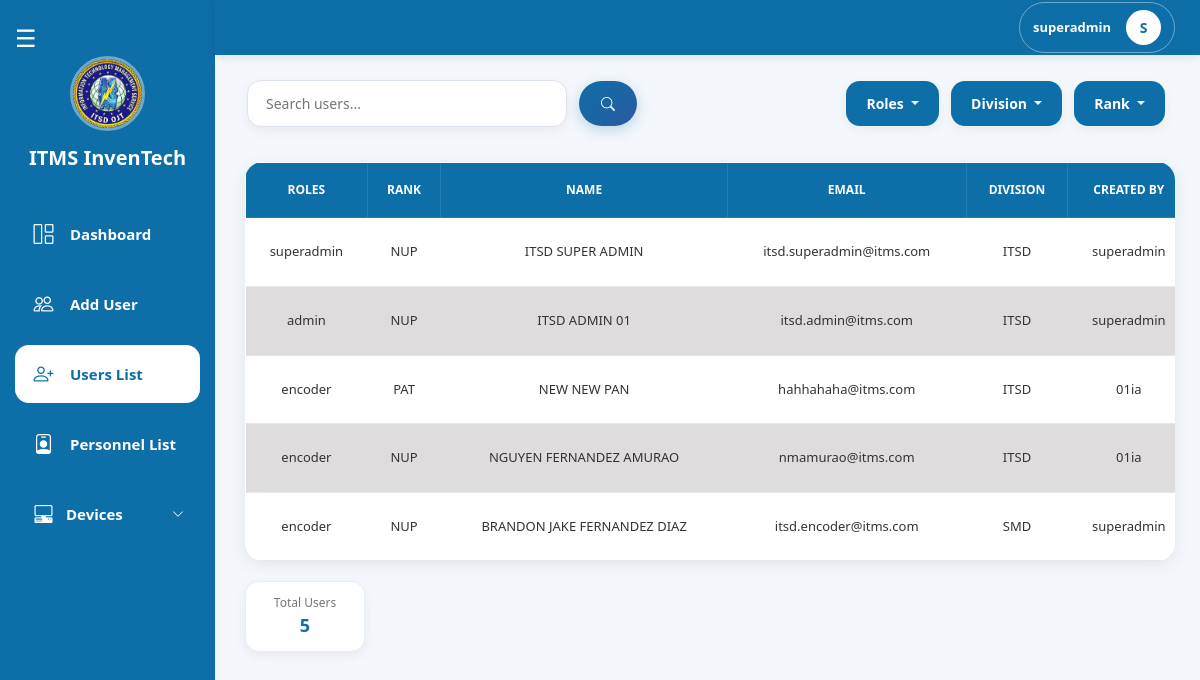
The page /pages/superadmin/users_list.php (signed in) on the database as committed earlier.
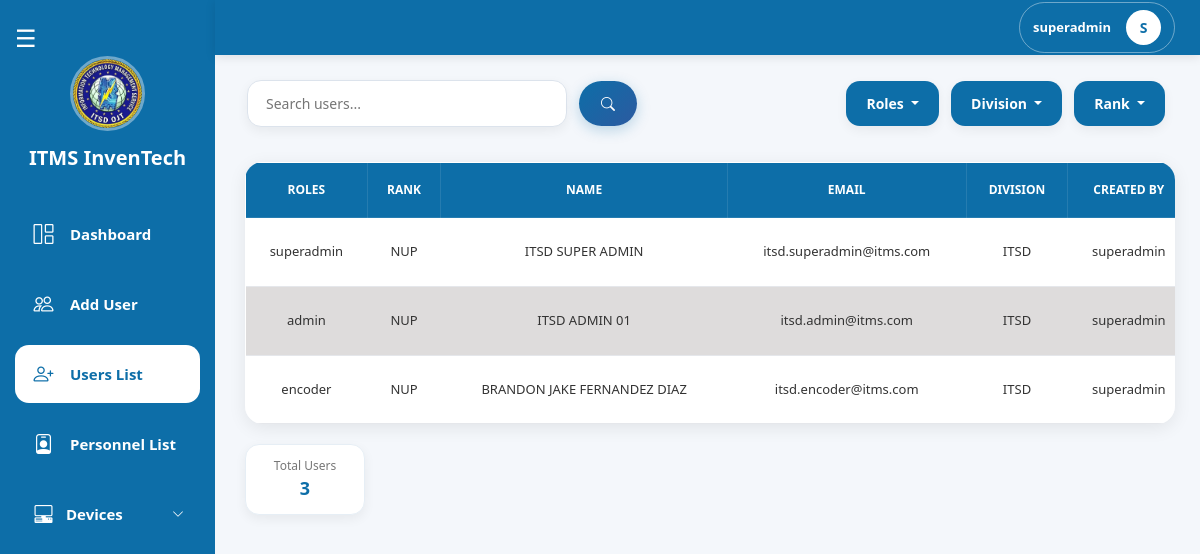
The same page on the database as committed later.
### tables this page shows
CREATE TABLE `users` (
  `id` int(11) NOT NULL,
  `role_id` int(11) NOT NULL,
  `division_id` int(11) NOT NULL,
  `email` varchar(255) NOT NULL,
  `password` varchar(255) NOT NULL,
  `rank_id` int(11) NOT NULL,
  `first_name` varchar(255) NOT NULL,
  `middle_name` varchar(255) DEFAULT NULL,
  `last_name` varchar(255) NOT NULL,
  `username` varchar(255) NOT NULL,
  `is_active` tinyint(1) NOT NULL DEFAULT 1,
  `creator_user_id` int(11) NOT NULL,
  `created_date` date NOT NULL DEFAULT current_timestamp(),
  `last_update_at` date DEFAULT NULL
);

CREATE TABLE `roles` (
  `id` int(11) NOT NULL,
  `role_name` varchar(255) NOT NULL
);

CREATE TABLE `ranks` (
  `id` int(11) NOT NULL,
  `rank` varchar(255) NOT NULL,
  `sort_order` int(11) DEFAULT 999
);

CREATE TABLE `divisions` (
  `id` int(11) NOT NULL,
  `division` varchar(100) NOT NULL
);

### pages/superadmin/users_list.php (the view, shortened to what the changed rows need)
<?php
include("../../config/db.php");
$limit  = 10;
$page   = max(1, (int)($_GET['page'] ?? 1));
$offset = ($page - 1) * $limit;
$search          = trim($_GET['search']    ?? '');
$roleFilters     = array_filter(array_map('intval', (array)($_GET['roles']     ?? [])));
$rankFilters     = array_filter(array_map('intval', (array)($_GET['ranks']     ?? [])));
$divisionFilters = array_filter(array_map('intval', (array)($_GET['divisions'] ?? [])));
$where  = "WHERE u.is_active = 1";
$params = [];
$types  = '';
$baseSql = "
    SELECT u.id, u.username, u.email, u.role_id, u.division_id, u.rank_id, u.is_active,
        TRIM(CONCAT(u.first_name, ' ', IFNULL(u.middle_name,''), ' ', u.last_name)) AS full_name,
        d.division   AS division_name,
        r.rank       AS rank_name,
        rl.role_name AS role_name,
        c.username   AS created_by
    FROM users u
    LEFT JOIN divisions d ON u.division_id = d.id
    LEFT JOIN ranks r     ON u.rank_id     = r.id
    LEFT JOIN roles rl    ON u.role_id     = rl.id
    LEFT JOIN users c     ON u.creator_user_id = c.id
    $where
";
$totalUsers = (int)$conn->query("SELECT COUNT(*) AS total FROM users WHERE is_active = 1")->fetch_assoc()['total'];
$countStmt = $conn->prepare("SELECT COUNT(*) AS total FROM ($baseSql) t");
$countStmt->execute();
$totalFiltered    = (int)$countStmt->get_result()->fetch_assoc()['total'];
$isFiltering      = $search !== '' || !empty($roleFilters) || !empty($rankFilters) || !empty($divisionFilters);
$displayTotalUsers = $isFiltering ? $totalFiltered : $totalUsers;
$dataParams   = $params;
$dataTypes    = $types . 'ii';
$dataParams[] = $limit;
$dataParams[] = $offset;
$stmt = $conn->prepare($baseSql . " ORDER BY FIELD(rl.role_name,'Superadmin','Admin','Encoder','User') ASC, u.id DESC LIMIT ? OFFSET ?");
$stmt->bind_param($dataTypes, ...$dataParams);
$stmt->execute();
$result = $stmt->get_result();
$rows = [];
while ($row = $result->fetch_assoc()) $rows[] = $row;
?>
<!DOCTYPE html>
<html lang="en">
<head>
    <link href="https://cdn.jsdelivr.net/npm/bootstrap@5.3.3/dist/css/bootstrap.min.css" rel="stylesheet">
    <link rel="stylesheet" href="https://cdn.jsdelivr.net/npm/bootstrap-icons@1.11.3/font/bootstrap-icons.min.css">
    <link rel="stylesheet" href="../superadmin/css/super_admin.css">
    <link rel="stylesheet" href="css/superadmin_navbar.css">
    <link rel="stylesheet" href="./css/superadmin_sidebar.css">
</head>
<body>
    <?php include 'superadmin_sidebar.php'; ?>
    <?php include 'superadmin_navbar.php'; ?>
    <div class="contenttable">
        <div class="table-container">
            <table class="users-table" id="usersTable">
                <thead>
                    <tr>
                        <th>ROLES</th>
                        <th>RANK</th>
                        <th>NAME</th>
                        <th>EMAIL</th>
                        <th>DIVISION</th>
                        <th>CREATED BY</th>
                    </tr>
                </thead>
                <tbody id="usersTableBody">
                    <?php if (!empty($rows)): ?>
                        <?php foreach ($rows as $row): ?>
                            <tr id="row-<?= $row['id'] ?>">
                                <td><?= htmlspecialchars($row['role_name']     ?? 'N/A') ?></td>
                                <td><?= htmlspecialchars($row['rank_name']     ?? 'N/A') ?></td>
                                <td><?= htmlspecialchars($row['full_name']) ?></td>
                                <td><?= htmlspecialchars($row['email']) ?></td>
                                <td><?= htmlspecialchars($row['division_name'] ?? 'N/A') ?></td>
                                <td><?= htmlspecialchars($row['created_by']    ?? 'SYSTEM') ?></td>
                            </tr>
                        <?php endforeach; ?>
                    <?php else: ?>
                        <tr id="noDataRow">
                            <td colspan="7" class="text-center py-3">No users found.</td>
                        </tr>
                    <?php endif; ?>
                </tbody>
            </table>
        </div>
        <div class="table-footer">
            <div class="user-stats">
                <div class="stat-box total">
                    <span class="label">Total Users</span>
                    <span class="value" id="totalUserCount"><?= $displayTotalUsers ?></span>
                </div>
            </div>
        </div>
    </div>
</body>
</html>

### pages/superadmin/superadmin_navbar.php (shortened to what the changed rows need)
<?php
$user = $_SESSION['user'] ?? [];
$username = $user['username'] ?? 'User';
?>
<header class="header">
    <div class="navbar">
        <div class="admin-profile" id="adminProfile">
            <span class="username">
                <?= htmlspecialchars($username) ?>
            </span>
            <div class="profile-avatar">
                <?= strtoupper(substr($username, 0, 1)) ?>
            </div>
        </div>
    </div>
</header>

Rows that differ between the two databases and show on the page:
removed users: role.role_name "encoder", rank.rank "PAT", full_name "NEW NEW PAN", email "hahhahaha@itms.com", division.division "ITSD", users.username "01ia"
removed users: role.role_name "encoder", rank.rank "NUP", full_name "NGUYEN FERNANDEZ AMURAO", email "nmamurao@itms.com", division.division "ITSD", users.username "01ia"
changed users "itsd.encoder@itms.com": division.division "SMD" → "ITSD"
Other text that changed with them:
$displayTotalUsers: "5" → "3"
